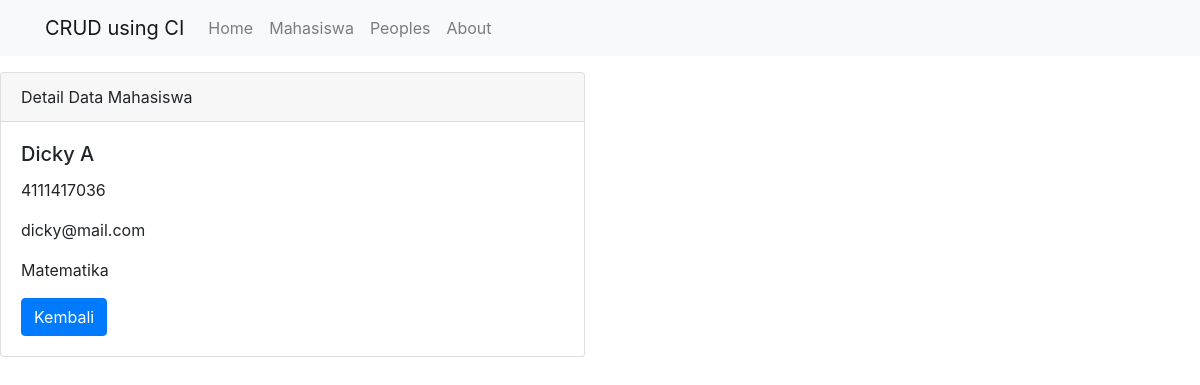
Page /mahasiswa/detail/5 on the committed database.
### tables this page shows
CREATE TABLE `mahasiswa` (
  `id` int(11) NOT NULL,
  `nama` varchar(100) NOT NULL,
  `nrp` varchar(100) NOT NULL,
  `email` varchar(100) NOT NULL,
  `jurusan` varchar(100) NOT NULL
);

### application/controllers/Mahasiswa.php (called while the page is built, shortened)
<?php
class Mahasiswa extends CI_Controller {
    public function __construct()
        {
            $this->load->model('Mahasiswa_model');
            $this->load->library('form_validation');
        }
    public function detail($id)
    {
        $data['judul'] = 'Detail Data Mahasiswa';
        $data['mahasiswa'] = $this->Mahasiswa_model->getMahasiswaById($id);
        $this->load->view('templates/header', $data);
        $this->load->view('mahasiswa/detail', $data);
        $this->load->view('templates/footer');
    }
}

### index.php (called while the page is built, shortened)
<?php
require_once BASEPATH.'core/CodeIgniter.php';

### application/models/Mahasiswa_model.php (called while the page is built, shortened)
<?php
class Mahasiswa_model extends CI_Model{
    public function getMahasiswaById($id)
    {
        return $this->db->get_where('mahasiswa', ['id'=>$id])->row_array();
    }
}

### application/views/mahasiswa/detail.php (the view, shortened to what this page needs)
<div class="row mt-3">
    <div class="col-md-6">
        <div class="card">
            <div class="card-header">
                Detail Data Mahasiswa
            </div>
            <div class="card-body">
                <h5 class="card-title"><?= $mahasiswa['nama']; ?></h5>
                <p class="card-text"><?= $mahasiswa['nrp']; ?></p>
                <p class="card-text"><?= $mahasiswa['email']; ?></p>
                <p class="card-text"><?= $mahasiswa['jurusan']; ?></p>
                <a href="<?= base_url(); ?>mahasiswa" class="btn btn-primary">Kembali</a>
            </div>
            </div>
        </div>
</div>

### rows in the picture
mahasiswa: nama "Dicky A", nrp "4111417036", email "dicky@mail.com", jurusan "Matematika"
